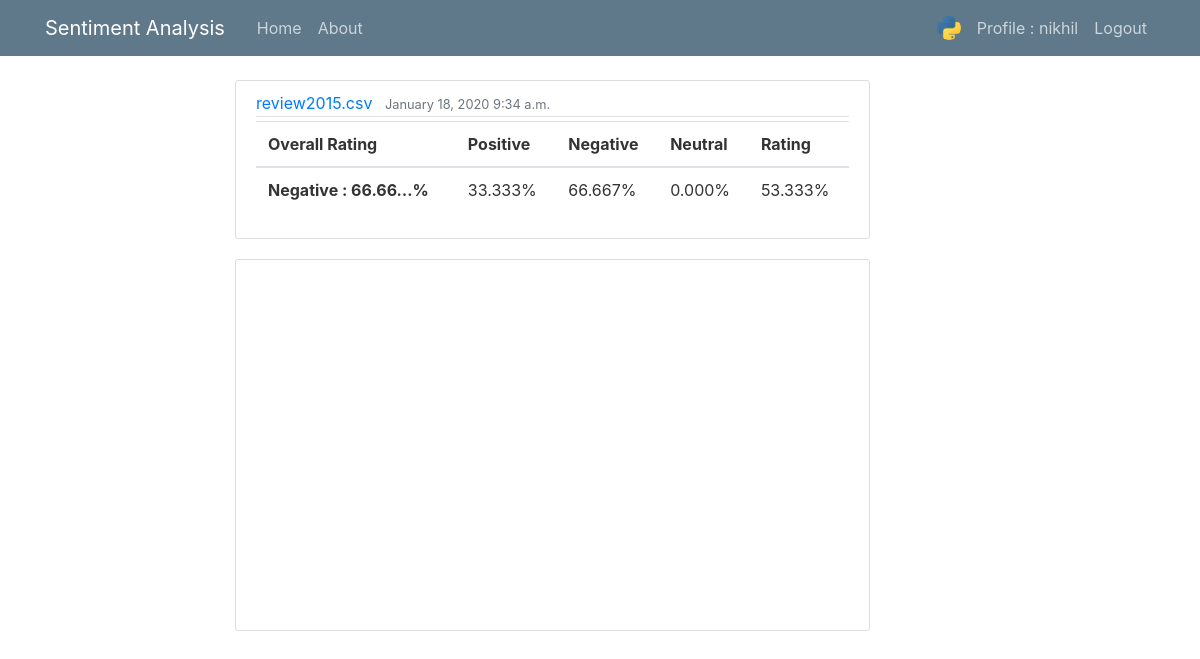
Screenshot of /piechart/ (signed in) with the database file from the repository.
### users/models.py (models this page shows, shortened)
class Profile(models.Model):
    user = models.OneToOneField(User, on_delete=models.CASCADE)
    image = models.ImageField(default='default.jpg', upload_to='profile_pics')

### sentiment/models.py (models this page shows, shortened)
class overall_rating(models.Model):
    filename = models.CharField(max_length=100)
    process_date = models.DateTimeField(default=timezone.now)
    rating = models.FloatField(default=0.0)
    positive = models.FloatField()
    negative = models.FloatField()
    neutral = models.FloatField()
    rat = models.CharField(max_length=100)
    user = models.ForeignKey(User,on_delete=models.CASCADE)

### sentiment/views.py (the view)
# urls.py: path('piechart/',views.piechart,name='piechart'),
def piechart(request):
    form = overall_rating.objects.latest('id')
    form1 = form.positive
    form2 = form.negative
    form3 = form.neutral
    context = {
        'form': overall_rating.objects.latest('id')
    }
    return render(request, 'sentiment/piechart.html', {'form1':form1, 'form2':form2, 'form3':form3,'context':context})

### sentiment/templates/sentiment/piechart.html (shortened to what this page needs)
{% load static %}
    {% include 'sentiment/navbar.html' %}
    <div role="main" class="container">
        <div class="row">
            <div class="col-md-2"></div>
            <div class="col-md-7">
                    <article class="media content-section">
                        <div class="media-body">
                          <div class="article-metadata">
                            <a class="mr-2" href="#">{{ context.form.filename }}</a>
                            <small class="text-muted">{{ context.form.process_date|date:"F d, Y P" }}</small>
                          </div>
                          <div class="table-responsive-sm">
                            <table class="table">
                                <thead>
                                    <tr>
                                      <th scope="col">Overall Rating</th>
                                      <th scope="col">Positive</th>
                                      <th scope="col">Negative</th>
                                      <th scope="col">Neutral</th>
                                      <th scope="col">Rating</th>
                                    </tr>
                                  </thead>
                                  <tbody>
                                    <tr>
                                      <th scope="row">{{ context.form.rat|truncatechars_html:17 }}%</th>
                                      <td>{{ context.form.positive|floatformat:3 }}%</td>
                                      <td>{{ context.form.negative|floatformat:3 }}%</td>
                                      <td>{{ context.form.neutral|floatformat:3 }}%</td>
                                      <td>{{ context.form.rating|floatformat:3 }}%</td>
                                    </tr>
                                  </tbody>
                            </table>
                          </div>
                        </div>
                      </article>
                      <article class="media content-section">
                        <div id="piechart" style="width: 800px; height: 350px;"></div>
                    </article>
                 </div>
            </div>

### sentiment/templates/sentiment/navbar.html (shortened to what this page needs)
{% load static %}
<!DOCTYPE html>
<html>
<head>
    <link rel="stylesheet" href="https://maxcdn.bootstrapcdn.com/bootstrap/4.0.0/css/bootstrap.min.css">
    <link rel="stylesheet" type="text/css" href="{% static 'sentiment/main.css' %}">
</head>
<header class="site-header">
    <nav class="navbar navbar-expand-md navbar-dark bg-steel fixed-top">
      <div class="container">
        <a class="navbar-brand mr-4" href="{% url 'home' %}">Sentiment Analysis</a>
        <div class="collapse navbar-collapse" id="navbarToggle">
            <div class="navbar-nav mr-auto">
                <a class="nav-item nav-link" href="{% url 'home' %}">Home</a>
                <a class="nav-item nav-link" href="{% url 'about' %}">About</a>
            </div>
            <div class="navbar-nav">
                {% if user.is_authenticated %}
                <img class="nav-item nav-link rounded-circle article-svg" src="{{ user.profile.image.url }}" alt="user-profile-img">
                    <a class="nav-item nav-link" href="{% url 'profile' %}">Profile : {{ user.username }}</a>
                    <a class="nav-item nav-link" href="{% url 'logout' %}">Logout</a>
                {% else %}
                    <a class="nav-item nav-link" href="{% url 'login' %}">Login</a>
                {% endif %}
            </div>
        </div>
      </div>
    </nav>
</header>

### sentiment/static/sentiment/main.css (style rules this page uses)
.bg-steel { background-color: #5f788a; }
.site-header .navbar-nav .nav-link { color: #cbd5db; }
.content-section { background: #ffffff; padding: 10px 20px; border: 1px solid #dddddd; border-radius: 3px; margin-bottom: 20px; }
.article-metadata { padding-bottom: 1px; margin-bottom: 4px; border-bottom: 1px solid #e3e3e3 }
.article-svg { width: 40px; height: 40px; vertical-align: middle; }

### rows the page displays
overall_rating: form.filename "review2015.csv", form.process_date "January 18, 2020 9:34 a.m.", form.rat "Negative : 66.66…", form.positive "33.333", form.negative "66.667", form.neutral "0.000", form.rating "53.333"

### other values shown
{{ user.username }} "nikhil"
